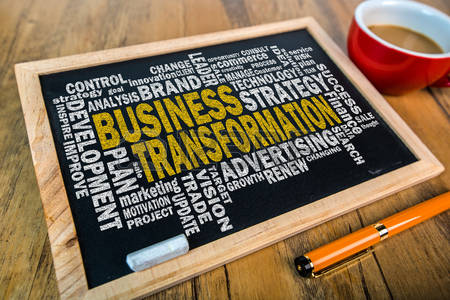
#> input picture board.jpg, 450 x 300 px
$ python image.py
#> lines starting #> are read from the running program, lines starting #| are printed output that depends on the picture
import numpy as np
import cv2
####### FOR IMAGE READING ######
img=cv2.imread('board.jpg',1)
#> img is the input picture: shape (300, 450, 3); mean B, G, R 83.5, 111.9, 134.6
####### FOR SHOWING FIGURES ABOUT MENTIONED POINTS ######
#cv2.line(file_variable,starting coordinate,end coordinate,BGR,width)
cv2.line(img,(0,0),(200,300),(255,255,255),50)
#cv2.rectangle(file_variable,top left,bottom right,BGR,width)
cv2.rectangle(img,(150,250),(100,50),(0,0,255),15)
#cv2.circle(file_name,centre,radius,BGR,width)
cv2.circle(img,(47,63),63,(0,55,0),-1)
cv2.ellipse(img,(256,256),(100,50),0,0,180,255,-1)
pts=np.array([[100,50],[200,300],[700,200],[500,100]],np.int32)
pts=pts.reshape((-1,1,2))
cv2.polylines(img,[pts],True,(0,255,255),3)
####### FOR WRITING SOMETHING ######
font = cv2.FONT_HERSHEY_SIMPLEX
cv2.putText(img,'OpenCV',(10,300), font, 3,(0,255,255),1,cv2.LINE_AA)
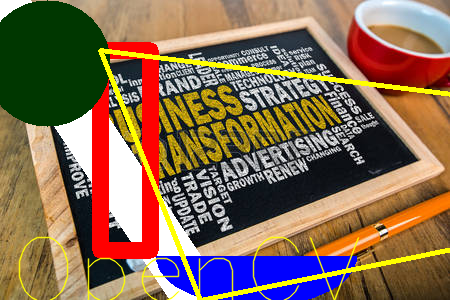
#> img: shape (300, 450, 3); mean B, G, R 83.2, 107.2, 133.9
cv2.imshow('image',img)
cv2.waitKey(0)
cv2.destroyAllWindows()

$ run again, with frame.jpg copied over board.jpg
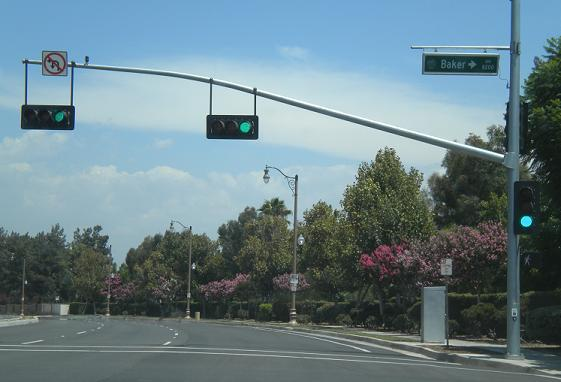
#> input picture frame.jpg, 561 x 382 px
#> img is the input picture: shape (382, 561, 3); mean B, G, R 136.8, 129.4, 106.7
#> `cv2.putText(img,'OpenCV',(10,300), font, 3,(0,255,255),1,cv2.LINE_AA)`:
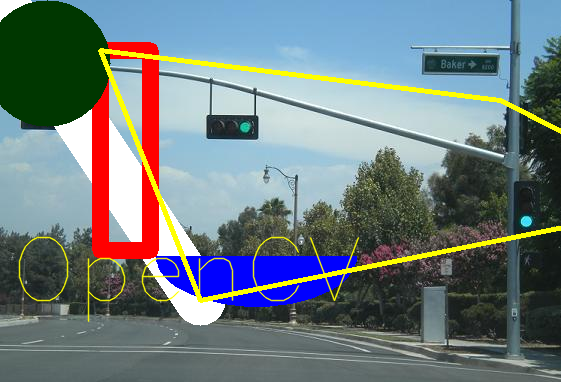
#> img: shape (382, 561, 3); mean B, G, R 126.7, 124.1, 111.5
